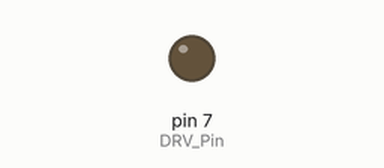
This sketch was run on a simulated Arduino Uno, built with avr-gcc and run on an emulated ATmega328P. Parts: output pins drawn as LEDs (lit = HIGH). Dashed ring = blinking.

Above: at 1.0 s.
At 2.5 s:
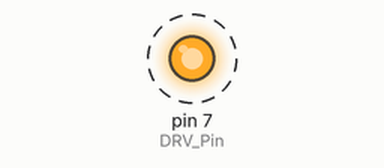
Timing chart, 0 to 4.6 s (numbered marks = the images above):
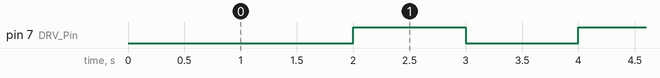

The sketch:

relay.ino
```cpp
/***************************************************************************************
 * Project  :
 * Experimental Platform :Arduino UNO + Relay HAT
 * Hardware Connection :Arduino UNO-> Relay HAT
 *      5V  --> VCC
 *      GND --> GND
 *      D7  --> DRV
 * Web Site    :www.seengreat.com
***************************************************************************************/
//IO settings
int DRV_Pin = 7;

#define DRV_0  digitalWrite(DRV_Pin,LOW)
#define DRV_1  digitalWrite(DRV_Pin,HIGH)


void setup() {
   pinMode(DRV_Pin, OUTPUT);
}

void loop() {
    unsigned char i;

    delay(1000);
    DRV_0; // relay NO state
    delay(1000);
    DRV_1; // relay NC state

}


//////////////////////////////////END//////////////////////////////////////////////////
```

Measured:
- by itself, pin 7 (DRV_Pin): alternates HIGH for 1.0 s and LOW for 1.0 s
